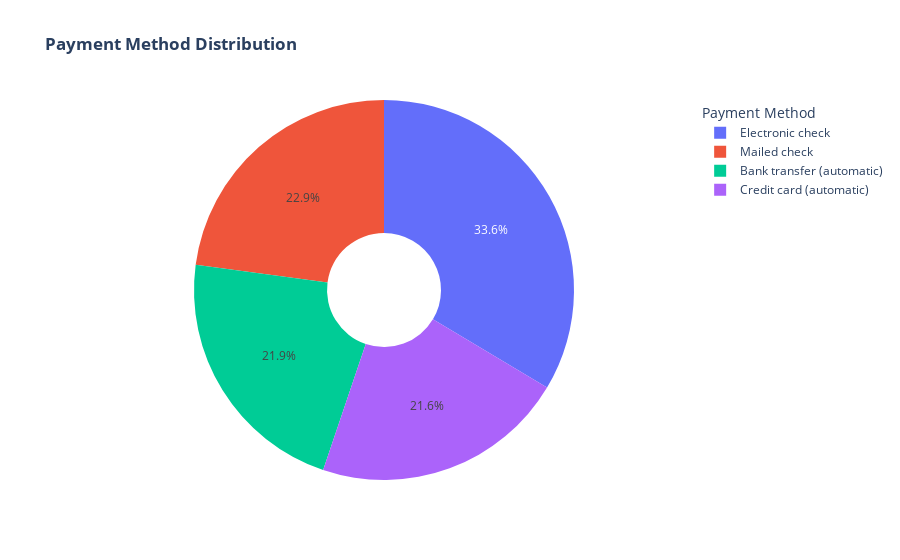

Write notebook code for a chart like this one.
### Markdown cell above
About 75% of customer with Month-to-Month Contract opted to move out as compared to 13% of customrs with One Year Contract and 3% with Two Year Contract

### Code cell
PaymentMethod_map = {
    0: 'Bank transfer',
    1: 'Credit card',
    2: 'Electronic check',
    3: 'Mailed check'
}

counts = Data['PaymentMethod'].value_counts()
labels = counts.index

values = Data['PaymentMethod'].value_counts()


fig = go.Figure(data=[go.Pie(labels=labels, values=values, hole=0.3)])
fig.update_layout(
    title_text="<b>Payment Method Distribution</b>",
    legend_title_text="Payment Method"
)
fig.show()

### Figure 1 — Plotly figure (JSON) as saved in the notebook; plotly's stock layout.template omitted (floating-point values rounded to 4 significant figures)
{"data": [{"hole": 0.3, "labels": ["Electronic check", "Mailed check", "Bank transfer (automatic)", "Credit card (automatic)"], "type": "pie", "values": [2365, 1612, 1544, 1522]}], "layout": {"legend": {"title": {"text": "Payment Method"}}, "title": {"text": "<b>Payment Method Distribution</b>"}}}
